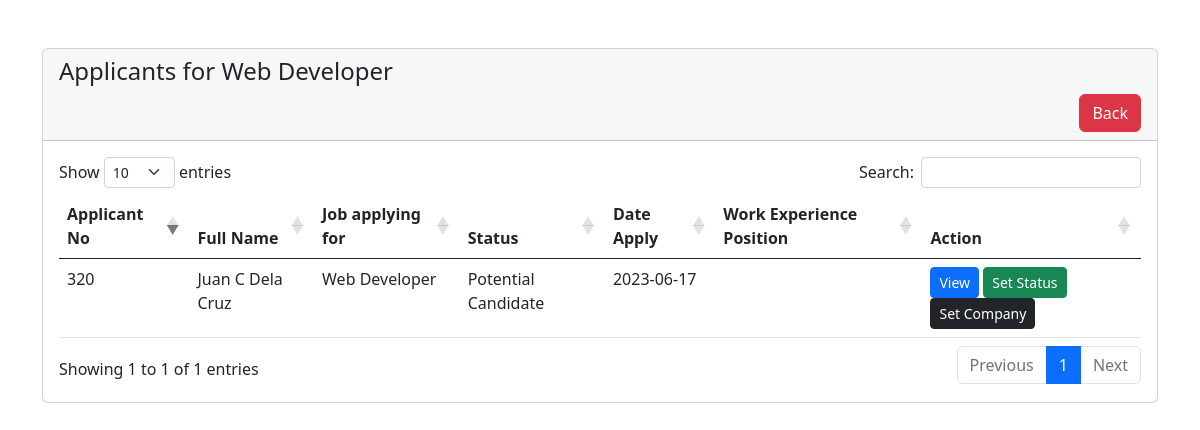
The page /HR/applicant_list.php?job_id=61 on the database its author committed.
### tables this page shows
CREATE TABLE `job_vacancy` (
  `job_id` int(11) NOT NULL,
  `job_title` varchar(111) NOT NULL,
  `comp_name` varchar(111) NOT NULL,
  `job_desc` varchar(111) NOT NULL,
  `job_status` enum('active','inactive') NOT NULL
);

CREATE TABLE `applicant_perosnal_info` (
  `applicant_number` int(11) NOT NULL,
  `firstname` varchar(111) DEFAULT NULL,
  `middlename` varchar(111) DEFAULT NULL,
  `lastname` varchar(111) DEFAULT NULL,
  `birthdate` date NOT NULL,
  `birthplace` varchar(111) DEFAULT NULL,
  `age` varchar(10) DEFAULT NULL,
  `gender` enum('Male','Female','Rather Not Say') DEFAULT NULL,
  `civil_status` varchar(100) DEFAULT NULL,
  `emails` varchar(100) DEFAULT NULL,
  `contact` varchar(100) DEFAULT NULL,
  `street` varchar(100) DEFAULT NULL,
  `barangay` varchar(100) DEFAULT NULL,
  `city` varchar(100) DEFAULT NULL,
  `province` varchar(100) DEFAULT NULL,
  `postal_code` varchar(100) DEFAULT NULL,
  `father_name` varchar(100) DEFAULT NULL,
  `father_occu` varchar(100) DEFAULT NULL,
  `mother_name` varchar(100) DEFAULT NULL,
  `mother_occu` varchar(100) DEFAULT NULL,
  `applicant_status` varchar(100) DEFAULT NULL,
  `data_apply` date NOT NULL DEFAULT current_timestamp(),
  `date_status_updated` varchar(100) NOT NULL,
  `reason` varchar(100) NOT NULL,
  `job_apply` varchar(111) NOT NULL,
  `company` varchar(100) NOT NULL
);

### HR/applicant_list.php (the view, shortened to what this page needs)
<!DOCTYPE html>
<html lang="en">
<head>
  <link href="https://cdn.jsdelivr.net/npm/bootstrap@5.0.2/dist/css/bootstrap.min.css" rel="stylesheet">
     <link rel="stylesheet" href="https://cdnjs.cloudflare.com/ajax/libs/twitter-bootstrap/5.2.0/css/bootstrap.min.css">
     <link rel="stylesheet" href="https://cdn.datatables.net/1.13.1/css/dataTables.bootstrap5.min.css">
</head>
<body>
<?php
require 'mainConnect.php';
if (isset($_GET['job_id'])) {
    $job_id = $_GET['job_id'];
} else {
    header('Location: ' . $_SERVER['HTTP_REFERER']);
    exit;
}
$query = "SELECT job_title FROM job_vacancy WHERE job_id = $job_id";
$query_run = mysqli_query($conn, $query);
$job = mysqli_fetch_assoc($query_run);
$job_title = $job['job_title'];
$query = "SELECT * FROM applicant_perosnal_info ap
          JOIN job_vacancy j ON ap.job_apply = j.job_title
          WHERE j.job_id = $job_id";
$query_run = mysqli_query($conn, $query);
$applicants = mysqli_fetch_all($query_run, MYSQLI_ASSOC);
?>
<div class="container mt-5">
<div class="row">
    <div class="col-md-12">
        <div class="card">
            <div id="title-header" class="card-header">
            <h4>Applicants for <?= $job_title ?></h4>
            <a href="checkjob.php"class="btn btn-danger float-end">Back</a>
            </div>
            <div class="card-body">
    <table class="table" id="mytable">
        <thead>
            <tr>
                <th>Applicant No</th>
                <th>Full Name</th>
                <th>Job applying for</th>
                <th>Status</th>
                <th>Date Apply</th>
                <th>Work Experience Position</th>
                <th>Action</th>
            </tr>
        </thead>
        <tbody>
        <?php if(mysqli_num_rows($query_run) > 0): ?>
            <?php foreach($applicants as $applicant): ?>
                <tr>
                    <td><?= $applicant['applicant_number']; ?></td>
                    <td><?= $applicant['firstname'];?> <?= $applicant['middlename'];?> <?= $applicant['lastname'];?></td>
                    <td><?= $applicant['job_apply']; ?></td>
                    <td><?= $applicant['applicant_status']; ?></td>
                    <td><?= $applicant['data_apply']; ?></td>
                    <td>
                    </td>
                    <td>
                        <a href="viewButton2.php?applicant_number=<?=$applicant['applicant_number'];?>" class="btn btn-primary btn-sm">View</a>
                        <a href="editButton.php?applicant_number=<?=$applicant['applicant_number'];?>" class="btn btn-success btn-sm">Set Status</a>
                        <a href="setcomp.php?applicant_number=<?=$applicant['applicant_number'];?>"class="btn btn-dark btn-sm">Set Company</a>
                    </td>
                </tr>
            <?php endforeach; ?>
        <?php else: ?>
            <tr>
                <td colspan="7"><h5>No Record Found</h5></td>
            </tr>
        <?php endif; ?>
                </tbody>
              </table>
            </div>
        </div>
    </div>
</div>
</div>
</body>
</html>

### rows shown on the page
job_vacancy: job_title "Web Developer"
applicant_perosnal_info: applicant_number "320", firstname "Juan", middlename "C", lastname "Dela Cruz", job_apply "Web Developer", applicant_status "Potential Candidate", data_apply "2023-06-17"
